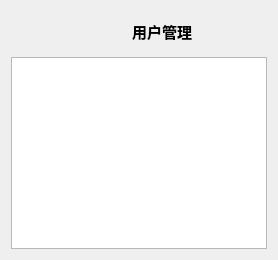
          <widget class="QWidget" name="tab">
           <attribute name="title">
            <string>用户查看</string>
           </attribute>
           <layout class="QGridLayout" name="gridLayout_17">
            <item row="0" column="0">
             <layout class="QHBoxLayout" name="horizontalLayout_19">
              <item>
               <spacer name="horizontalSpacer_9">
                <property name="orientation">
                 <enum>Qt::Horizontal</enum>
                </property>
                <property name="sizeHint" stdset="0">
                 <size>
                  <width>40</width>
                  <height>20</height>
                 </size>
                </property>
               </spacer>
              </item>
              <item>
               <widget class="QLabel" name="label_3">
                <property name="minimumSize">
                 <size>
                  <width>40</width>
                  <height>40</height>
                 </size>
                </property>
                <property name="sizeIncrement">
                 <size>
                  <width>40</width>
                  <height>40</height>
                 </size>
                </property>
                <property name="styleSheet">
                 <string notr="true">image: url(:/new/icon/icon/047.png);</string>
                </property>
                <property name="text">
                 <string/>
                </property>
               </widget>
              </item>
              <item>
               <widget class="QLabel" name="label_4">
                <property name="font">
                 <font>
                  <pointsize>11</pointsize>
                  <weight>75</weight>
                  <bold>true</bold>
                 </font>
                </property>
                <property name="text">
                 <string>用户管理</string>
                </property>
               </widget>
              </item>
              <item>
               <spacer name="horizontalSpacer_10">
                <property name="orientation">
                 <enum>Qt::Horizontal</enum>
                </property>
                <property name="sizeHint" stdset="0">
                 <size>
                  <width>40</width>
                  <height>20</height>
                 </size>
                </property>
               </spacer>
              </item>
             </layout>
            </item>
            <item row="1" column="0">
             <widget class="QTableView" name="tableView_UserList"/>
            </item>
           </layout>
          </widget>
